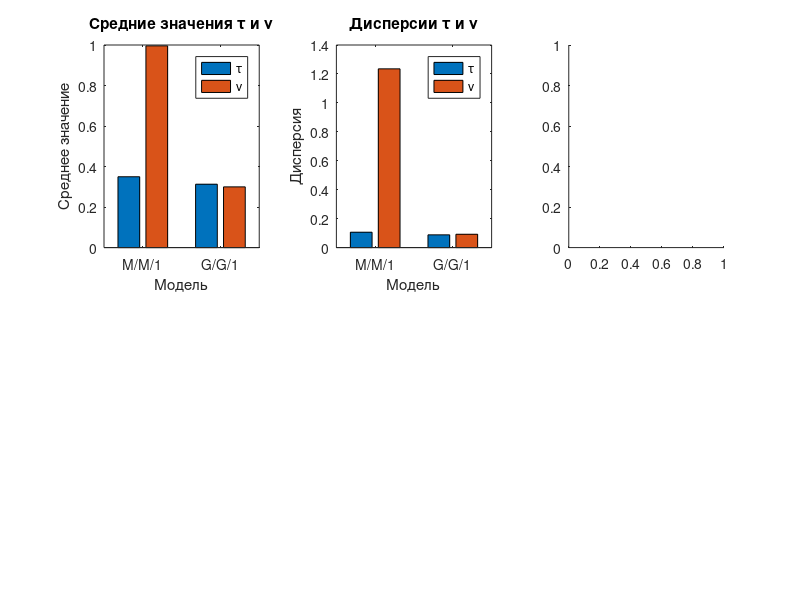

This figure's MATLAB source: (Note: this script raises an error after producing the figure.)
% 1 
lambda = 3; % Интенсивность потока заявок
mu = 4; % Интенсивность обслуживания заявок

% Проверка критерия Эрланга на стационарность
erlang_p = lambda/mu; 

if erlang_p < 1
    fprintf('Система стационарна, так как коэффициент загрузки rho = %.2f < 1\n', erlang_p);
else
    fprintf('Система нестационарна, коэффициент загрузки rho = %.2f >= 1\n', erlang_p);
end

E_input_thread = 1 / lambda; 
D_input_thread = 1 / lambda^2;

E_work_thread = 1 / mu; 
D_work_thread = 1 / mu^2; 

fprintf('Математическое ожидание для времени между заявками: %.4f\n', E_input_thread);
fprintf('Дисперсия для времени между заявками: %.4f\n', D_input_thread);
fprintf('Математическое ожидание для времени обслуживания: %.4f\n', E_work_thread);
fprintf('Дисперсия для времени обслуживания: %.4f\n', D_work_thread);

% 4 

Eexp = E_input_thread;
Dexp = D_input_thread; 

% Вывел для гамма
b_param = 1/lambda;
c_param = 1;

N_len = 200;

% M/M/1
tau_n = exprnd(b_param, [1, N_len]);
nu_n = exprnd(c_param, [1, N_len]);  

% G/G/1
tau_1n = gamrnd(c_param, b_param, [1, N_len]); 
nu_1n = gamrnd(c_param, b_param, [1, N_len]);

% 1. Расчет статистических характеристик для M/M/1
mean_tau_n = mean(tau_n); 
var_tau_n = var(tau_n); 

mean_nu_n = mean(nu_n); 
var_nu_n = var(nu_n);

% 2. Расчет статистических характеристик для G/G/1
mean_tau_1n = mean(tau_1n);
var_tau_1n = var(tau_1n);

mean_nu_1n = mean(nu_1n);
var_nu_1n = var(nu_1n);

% Построение графиков
figure;

% График средних значений
subplot(2, 3, 1);
bar([mean_tau_n, mean_nu_n; mean_tau_1n, mean_nu_1n]);
set(gca, 'XTickLabel', {'M/M/1', 'G/G/1'});
title('Средние значения \tau и \nu');
legend({'\tau', '\nu'});
xlabel('Модель');
ylabel('Среднее значение');

% График дисперсий
subplot(2, 3, 2);
bar([var_tau_n, var_nu_n; var_tau_1n, var_nu_1n]);
set(gca, 'XTickLabel', {'M/M/1', 'G/G/1'});
title('Дисперсии \tau и \nu');
legend({'\tau', '\nu'});
xlabel('Модель');
ylabel('Дисперсия');

% Гистограммы распределений

% Гистограмма M/M/1 - \tau_n
subplot(2, 3, 3);
histogram(tau_n, 20);
hold on;
xline(mean_tau_n, 'r', 'LineWidth', 2); % Среднее значение
hold off;
title('Распределение \tau для M/M/1');
xlabel('\tau');
ylabel('Частота');
legend('Распределение', ['Среднее \tau = ' num2str(mean_tau_n)]);

% Гистограмма M/M/1 - \nu_n
subplot(2, 3, 4);
histogram(nu_n, 20);
hold on;
xline(mean_nu_n, 'r', 'LineWidth', 2); % Среднее значение
hold off;
title('Распределение \nu для M/M/1');
xlabel('\nu');
ylabel('Частота');
legend('Распределение', ['Среднее \nu = ' num2str(mean_nu_n)]);

% Гистограмма G/G/1 - \tau_1n
subplot(2, 3, 5);
histogram(tau_1n, 20);
hold on;
xline(mean_tau_1n, 'r', 'LineWidth', 2); % Среднее значение
hold off;
title('Распределение \tau для G/G/1');
xlabel('\tau');
ylabel('Частота');
legend('Распределение', ['Среднее \tau = ' num2str(mean_tau_1n)]);

% Гистограмма G/G/1 - \nu_1n
subplot(2, 3, 6);
histogram(nu_1n, 20);
hold on;
xline(mean_nu_1n, 'r', 'LineWidth', 2); % Среднее значение
hold off;
title('Распределение \nu для G/G/1');
xlabel('\nu');
ylabel('Частота');
legend('Распределение', ['Среднее \nu = ' num2str(mean_nu_1n)]);

% Вывод результатов
fprintf('Статистические характеристики для системы M/M/1:\n');
fprintf('Среднее tau_n: %.4f, Дисперсия tau_n: %.4f\n', mean_tau_n, var_tau_n);
fprintf('Среднее nu_n: %.4f, Дисперсия nu_n: %.4f\n', mean_nu_n, var_nu_n);

fprintf('Статистические характеристики для системы G/G/1:\n');
fprintf('Среднее tau_1n: %.4f, Дисперсия tau_1n: %.4f\n', mean_tau_1n, var_tau_1n);
fprintf('Среднее nu_1n: %.4f, Дисперсия nu_1n: %.4f\n', mean_nu_1n, var_nu_1n);

% Сравнение аналитических и статистических характеристик для M/M/1
fprintf('Аналитическое среднее tau: %.4f, Статистическое среднее tau_n: %.4f\n', E_input_thread, mean_tau_n);
fprintf('Аналитическая дисперсия tau: %.4f, Статистическая дисперсия tau_n: %.4f\n', D_input_thread, var_tau_n);

fprintf('Аналитическое среднее nu: %.4f, Статистическое среднее nu_n: %.4f\n', E_work_thread, mean_nu_n);
fprintf('Аналитическая дисперсия nu: %.4f, Статистическая дисперсия nu_n: %.4f\n', D_work_thread, var_nu_n);

% Сравнение статистических характеристик M/M/1 и G/G/1
fprintf('Сравнение статистических характеристик tau_n и tau_1n:\n');
fprintf('Среднее tau_n: %.4f, Среднее tau_1n: %.4f\n', mean_tau_n, mean_tau_1n);
fprintf('Дисперсия tau_n: %.4f, Дисперсия tau_1n: %.4f\n', var_tau_n, var_tau_1n);

fprintf('Сравнение статистических характеристик nu_n и nu_1n:\n');
fprintf('Среднее nu_n: %.4f, Среднее nu_1n: %.4f\n', mean_nu_n, mean_nu_1n);
fprintf('Дисперсия nu_n: %.4f, Дисперсия nu_1n: %.4f\n\n\n\n', var_nu_n, var_nu_1n);

N_len = 10000;  % Увеличим N для более точных значений
% Повторим генерацию последовательностей и расчеты статистики

% M/M/1
tau_n = exprnd(1/lambda, [1, N_len]);
nu_n = exprnd(1/mu, [1, N_len]);

% G/G/1
tau_1n = gamrnd(c_param, b_param, [1, N_len]);
nu_1n = gamrnd(c_param, b_param, [1, N_len]);

% Пересчитаем средние и дисперсии и выведем результат
% (Можно повторить все шаги, аналогично вышеуказанным)

% 1. Расчет статистических характеристик для M/M/1
mean_tau_n = mean(tau_n); 
var_tau_n = var(tau_n); 

mean_nu_n = mean(nu_n); 
var_nu_n = var(nu_n);

% 2. Расчет статистических характеристик для G/G/1
mean_tau_1n = mean(tau_1n);
var_tau_1n = var(tau_1n);

mean_nu_1n = mean(nu_1n);
var_nu_1n = var(nu_1n);

% Вывод результатов
fprintf('Статистические характеристики для системы M/M/1:\n');
fprintf('Среднее tau_n: %.4f, Дисперсия tau_n: %.4f\n', mean_tau_n, var_tau_n);
fprintf('Среднее nu_n: %.4f, Дисперсия nu_n: %.4f\n', mean_nu_n, var_nu_n);

fprintf('Статистические характеристики для системы G/G/1:\n');
fprintf('Среднее tau_1n: %.4f, Дисперсия tau_1n: %.4f\n', mean_tau_1n, var_tau_1n);
fprintf('Среднее nu_1n: %.4f, Дисперсия nu_1n: %.4f\n', mean_nu_1n, var_nu_1n);

% Сравнение аналитических и статистических характеристик для M/M/1
fprintf('Аналитическое среднее tau: %.4f, Статистическое среднее tau_n: %.4f\n', E_input_thread, mean_tau_n);
fprintf('Аналитическая дисперсия tau: %.4f, Статистическая дисперсия tau_n: %.4f\n', D_input_thread, var_tau_n);

fprintf('Аналитическое среднее nu: %.4f, Статистическое среднее nu_n: %.4f\n', E_work_thread, mean_nu_n);
fprintf('Аналитическая дисперсия nu: %.4f, Статистическая дисперсия nu_n: %.4f\n', D_work_thread, var_nu_n);

% Сравнение статистических характеристик M/M/1 и G/G/1
fprintf('Сравнение статистических характеристик tau_n и tau_1n:\n');
fprintf('Среднее tau_n: %.4f, Среднее tau_1n: %.4f\n', mean_tau_n, mean_tau_1n);
fprintf('Дисперсия tau_n: %.4f, Дисперсия tau_1n: %.4f\n', var_tau_n, var_tau_1n);

fprintf('Сравнение статистических характеристик nu_n и nu_1n:\n');
fprintf('Среднее nu_n: %.4f, Среднее nu_1n: %.4f\n', mean_nu_n, mean_nu_1n);
fprintf('Дисперсия nu_n: %.4f, Дисперсия nu_1n: %.4f\n\n\n\n\n\n', var_nu_n, var_nu_1n);

% Построение графиков
figure;

% График средних значений
subplot(2, 3, 1);
bar([mean_tau_n, mean_nu_n; mean_tau_1n, mean_nu_1n]);
set(gca, 'XTickLabel', {'M/M/1', 'G/G/1'});
title('Средние значения \tau и \nu');
legend({'\tau', '\nu'});
xlabel('Модель');
ylabel('Среднее значение');

% График дисперсий
subplot(2, 3, 2);
bar([var_tau_n, var_nu_n; var_tau_1n, var_nu_1n]);
set(gca, 'XTickLabel', {'M/M/1', 'G/G/1'});
title('Дисперсии \tau и \nu');
legend({'\tau', '\nu'});
xlabel('Модель');
ylabel('Дисперсия');

% Гистограммы распределений

% Гистограмма M/M/1 - \tau_n
subplot(2, 3, 3);
histogram(tau_n, 20);
hold on;
xline(mean_tau_n, 'r', 'LineWidth', 2); % Среднее значение
hold off;
title('Распределение \tau для M/M/1');
xlabel('\tau');
ylabel('Частота');
legend('Распределение', ['Среднее \tau = ' num2str(mean_tau_n)]);

% Гистограмма M/M/1 - \nu_n
subplot(2, 3, 4);
histogram(nu_n, 20);
hold on;
xline(mean_nu_n, 'r', 'LineWidth', 2); % Среднее значение
hold off;
title('Распределение \nu для M/M/1');
xlabel('\nu');
ylabel('Частота');
legend('Распределение', ['Среднее \nu = ' num2str(mean_nu_n)]);

% Гистограмма G/G/1 - \tau_1n
subplot(2, 3, 5);
histogram(tau_1n, 20);
hold on;
xline(mean_tau_1n, 'r', 'LineWidth', 2); % Среднее значение
hold off;
title('Распределение \tau для G/G/1');
xlabel('\tau');
ylabel('Частота');
legend('Распределение', ['Среднее \tau = ' num2str(mean_tau_1n)]);

% Гистограмма G/G/1 - \nu_1n
subplot(2, 3, 6);
histogram(nu_1n, 20);
hold on;
xline(mean_nu_1n, 'r', 'LineWidth', 2); % Среднее значение
hold off;
title('Распределение \nu для G/G/1');
xlabel('\nu');
ylabel('Частота');
legend('Распределение', ['Среднее \nu = ' num2str(mean_nu_1n)]);

time_limit = 1000; % Предел времени для моделирования

% M/M/1
tau_mm1 = exprnd(1/lambda, [1, N_len]); 
nu_mm1 = exprnd(1/mu, [1, N_len]);     

% M/G/1 (экспоненциальное распределение для межприхода, гамма для обслуживания)
tau_mg1 = tau_mm1;
nu_mg1 = gamrnd(2, 1/mu, [1, N_len]);

% G/M/1 (гамма для межприхода, экспоненциальное для обслуживания)
tau_gm1 = gamrnd(2, 1/lambda, [1, N_len]);
nu_gm1 = nu_mm1;

% G/G/1 (гамма для межприхода и обслуживания)
tau_gg1 = gamrnd(2, 1/lambda, [1, N_len]);
nu_gg1 = gamrnd(2, 1/mu, [1, N_len]);

% 2. Моделирование для каждого типа СМО
[time_mm1, queue_mm1] = simulate_queue(tau_mm1, nu_mm1, time_limit);
[time_mg1, queue_mg1] = simulate_queue(tau_mg1, nu_mg1, time_limit);
[time_gm1, queue_gm1] = simulate_queue(tau_gm1, nu_gm1, time_limit);
[time_gg1, queue_gg1] = simulate_queue(tau_gg1, nu_gg1, time_limit);

% 3. Построение графиков зависимости числа заявок от времени

figure;
subplot(2,2,1);
plot(1:N_len, queue_mm1);
title('M/M/1: Количество заявок в системе');

subplot(2,2,2);
plot(1:N_len, queue_mg1);
title('M/G/1: Количество заявок в системе');

subplot(2,2,3);
plot(1:N_len, queue_gm1);
title('G/M/1: Количество заявок в системе');

subplot(2,2,4);
plot(1:N_len, queue_gg1);
title('G/G/1: Количество заявок в системе');

% 4. Рассчёт коэффициента загрузки, среднего числа заявок и времени пребывания

% M/M/1
[L_mm1, W_mm1] = calculate_stats(tau_mm1, nu_mm1);

% M/G/1
[L_mg1, W_mg1] = calculate_stats(tau_mg1, nu_mg1);

% G/M/1
[L_gm1, W_gm1] = calculate_stats(tau_gm1, nu_gm1);

% G/G/1
[L_gg1, W_gg1] = calculate_stats(tau_gg1, nu_gg1);

% 5. Вывод статистических характеристик
fprintf("Global: Коэффициент нагрузки: %.4f\n", erlang_p);
fprintf('M/M/1: Среднее число заявок в системе L = %.4f, Среднее время пребывания W = %.4f\n', L_mm1, W_mm1);
fprintf('M/G/1: Среднее число заявок в системе L = %.4f, Среднее время пребывания W = %.4f\n', L_mg1, W_mg1);
fprintf('G/M/1: Среднее число заявок в системе L = %.4f, Среднее время пребывания W = %.4f\n', L_gm1, W_gm1);
fprintf('G/G/1: Среднее число заявок в системе L = %.4f, Среднее время пребывания W = %.4f\n', L_gg1, W_gg1);

rho = lambda / mu; % коэффициент загрузки

% Вариации для C_b^2 (нормированная дисперсия для M/G/1)
Cb2_values = [0, 1, 10, 20, 30, 100, 1000, 10000];
mean_service_time = 1 / mu;

% Выделение памяти для хранения результатов
Nq_MG1 = zeros(length(Cb2_values), 1);
N_MG1 = zeros(length(Cb2_values), 1);
Wq_MG1 = zeros(length(Cb2_values), 1);
T_MG1 = zeros(length(Cb2_values), 1);

mu_mg1 = mu * 0.8; % чуть ниже для M/G/1
mu_md1 = mu * 1.2; % чуть выше для M/D/1
mu_mm1 = mu; % оставляем стандартным для M/M/1

% Рассчёт характеристик для M/G/1 с измененным mu
for i = 1:length(Cb2_values)
    Cb2 = Cb2_values(i);
    Nq_MG1(i) = (rho^2 * (1 + Cb2)) / (2 * (1 - rho)); % Среднее число заявок в очереди
    N_MG1(i) = Nq_MG1(i) + rho; % Среднее число заявок в системе
    Wq_MG1(i) = Nq_MG1(i) / lambda; % Среднее время ожидания
    T_MG1(i) = Wq_MG1(i) + (1 / mu_mg1); % Среднее время пребывания с измененным mu
end

% Рассчёт характеристик для M/D/1 с измененным mu
Nq_MD1 = (rho^2) / (2 * (1 - rho)); % Среднее число заявок в очереди
N_MD1 = Nq_MD1 + rho; % Среднее число заявок в системе
Wq_MD1 = Nq_MD1 / lambda; % Среднее время ожидания
T_MD1 = Wq_MD1 + (1 / mu_md1); % Среднее время пребывания с измененным mu

% Характеристики для M/M/1
Nq_MM1 = rho^2 / (1 - rho); % Среднее число заявок в очереди
N_MM1 = rho / (1 - rho); % Среднее число заявок в системе
Wq_MM1 = Nq_MM1 / lambda; % Среднее время ожидания
T_MM1 = 1 / (mu * (1 - rho)); % Среднее время пребывания

% Графики
figure;
subplot(2,2,1);
plot(Cb2_values, Nq_MG1, 'b-', 'LineWidth', 2); hold on;
plot(Cb2_values, Nq_MD1*ones(size(Cb2_values)), 'r--', 'LineWidth', 2);
plot(Cb2_values, Nq_MM1*ones(size(Cb2_values)), 'g:', 'LineWidth', 2);
title('Среднее число заявок в очереди N_q');
xlabel('C_b^2');
ylabel('N_q');
legend('M/G/1', 'M/D/1', 'M/M/1');

subplot(2,2,2);
plot(Cb2_values, N_MG1, 'b-', 'LineWidth', 2); hold on;
plot(Cb2_values, N_MD1*ones(size(Cb2_values)), 'r--', 'LineWidth', 2);
plot(Cb2_values, N_MM1*ones(size(Cb2_values)), 'g:', 'LineWidth', 2);
title('Среднее число заявок в системе N');
xlabel('C_b^2');
ylabel('N');
legend('M/G/1', 'M/D/1', 'M/M/1');

subplot(2,2,3);
plot(Cb2_values, Wq_MG1, 'b-', 'LineWidth', 2); hold on;
plot(Cb2_values, Wq_MD1*ones(size(Cb2_values)), 'r--', 'LineWidth', 2);
plot(Cb2_values, Wq_MM1*ones(size(Cb2_values)), 'g:', 'LineWidth', 2);
title('Среднее время ожидания W_q');
xlabel('C_b^2');
ylabel('W_q');
legend('M/G/1', 'M/D/1', 'M/M/1');

subplot(2,2,4);
plot(Cb2_values, T_MG1, 'b-', 'LineWidth', 2); hold on;
plot(Cb2_values, T_MD1*ones(size(Cb2_values)), 'r--', 'LineWidth', 2);
plot(Cb2_values, T_MM1*ones(size(Cb2_values)), 'g:', 'LineWidth', 2);
title('Среднее время пребывания T');
xlabel('C_b^2');
ylabel('T');
legend('M/G/1', 'M/D/1', 'M/M/1');
